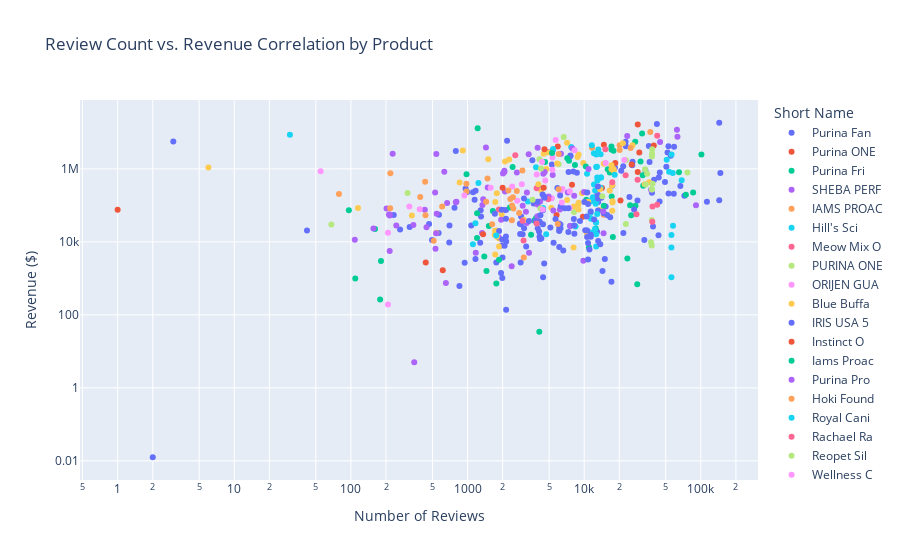

Source (notebook cell):
### Markdown cell above
Review Count vs Revenue

We can add the trendline parameter in px.scatter. This will automatically calculate and display a trend line based on an ordinary least squares (OLS) regression, helping to highlight any overarching trends between the number of reviews and revenue.

### Code cell
# Load the 'Segment Products' data
product_data = pd.read_excel('../Customer_Success_Engineer_-_Project_Data.xlsx', sheet_name='Segment Products', header=1)

# Truncate product names to the first 10 characters for cleaner display
product_data['Short Name'] = product_data['Name'].apply(lambda x: x[:10])

# Filter out any zero or negative values that might interfere with log scaling
product_data = product_data[(product_data['# of Reviews'] > 0) & (product_data['Revenue'] > 0)]

# Create the scatter plot, using 'Short Name' for individual product identification
fig = px.scatter(
    product_data, 
    x='# of Reviews', 
    y='Revenue', 
    title='Review Count vs. Revenue Correlation by Product', 
    color='Short Name',  # Use the shortened product names for color coding
    hover_data=['Brand', 'Name'],  # Include full product name in the hover tooltips for clarity
    labels={'# of Reviews': 'Number of Reviews', 'Revenue': 'Revenue ($)'}
)

# Logarithmic scales for both axes
fig.update_layout(
    xaxis_title='Number of Reviews',
    yaxis_title='Revenue ($)',
    xaxis_type='log',
    yaxis_type='log'
)

# Show the plot
fig.show()
